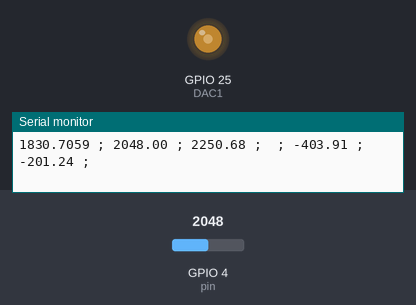
The sketch below on a simulated ESP32. Shown: output pins drawn as LEDs (lit = HIGH), the last lines printed to the serial monitor. The inputs (shaded band) are chosen by the test bench; at power-on: GPIO 4 (pin) = 2048.

Above: at 1.2 s.
1.3 s: GPIO 4 (pin) set to 1446
At 1.97 s:
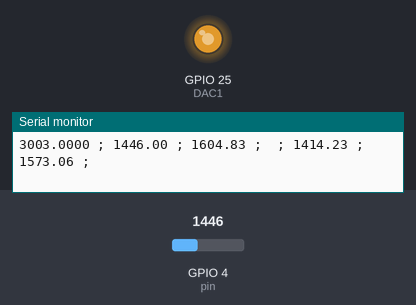
4.3 s: GPIO 4 (pin) set to 1331
At 5.32 s:
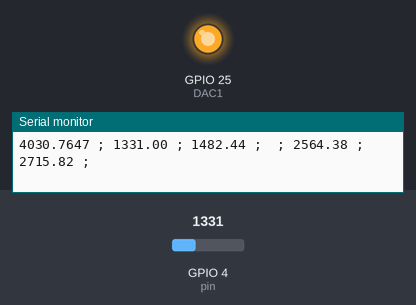
7.3 s: GPIO 4 (pin) set to 11
At 8.36 s:
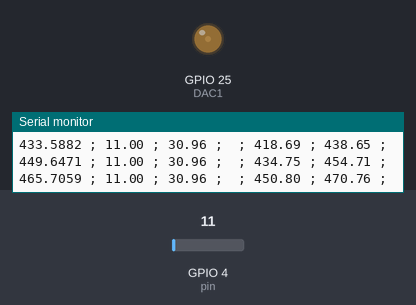
10.3 s: GPIO 4 (pin) set to 8
Timing chart, 0 to 14.3 s (numbered marks = the images above; inputs shaded):
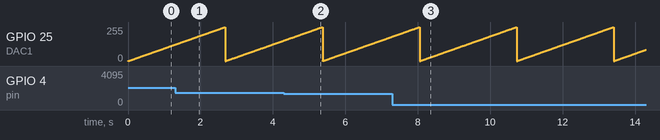

Measured:
- the behaviour switches between 1406 and 1405 on GPIO 4 (pin) (found by bisection; images 1 and 2)
- by itself, GPIO 25 (DAC1): ramps from 0/255 to 255/255 and jumps back, once every 2.7 s

The sketch:

adc_dente_de_serra.ino
```cpp
#include <Wire.h>

#define   ADC_12BIT_MAX   4096
#define   BAUD 2000000
#define   pin 4
#define   DAC1 25
#define   p5 17.5938359490609
#define   p4  1.21697808640912
#define   p3  -0.000168313273959029
#define   p2  7.69758075646963e-08
#define   p1  -1.21956845031952e-11

int logicLevelADC;
float voltageADC;
double i = 0;
double razao = 16.058823529412;
double value = 0;
double valuefitted;
double stoptime;
double start;
void setup() {

  Serial.begin(BAUD);
  pinMode(pin, INPUT);
  /* aguarda a serial estar disponível */
  while (!Serial);
}

void loop() {

    i > 255 ? i = 0 : 1;

    dacWrite( DAC1 , i );
    Serial.print(i*razao, 4);
    i += 1;
    Serial.print(" ; ");
    value = analogRead(pin);
    start = micros();
    valuefitted = (value*value*value*value*p1)+(value*value*value*p2)+(value*value*p3) + (value*p4) + p5;
    stoptime = micros();
    Serial.print(value);
    Serial.print(" ; ");
    Serial.print(valuefitted);
    Serial.print(" ; ");
    // habilitar visualizacao de tempo para execucao do ajuste
    /*
    Serial.print(stoptime-start);
    */
    // habilitar visualização de diferença entre ajuste

      Serial.print(" ; ");
      Serial.print(((i*razao)-valuefitted));

     // habilitar visualização de diferença sem ajuste

      Serial.print(" ; ");
      Serial.print(((i*razao)-value));

    Serial.println(" ; ");
    delay(10);
}
```
